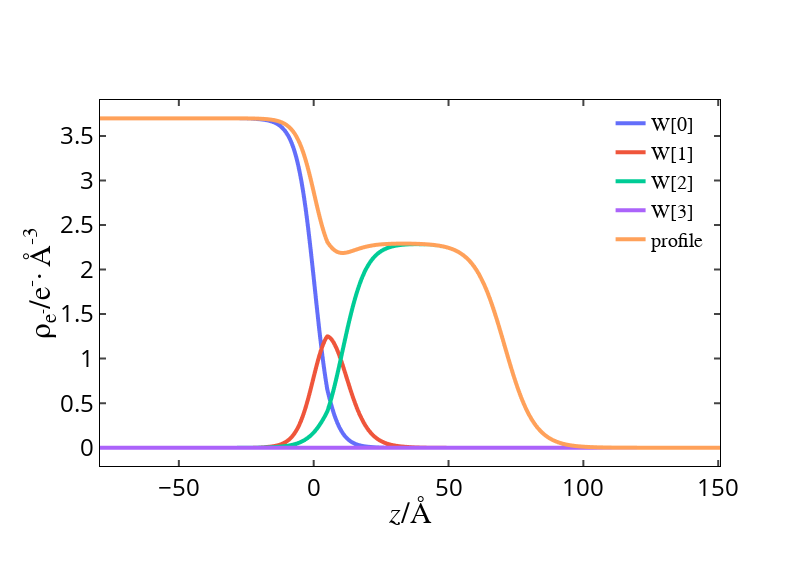

Notebook source saved alongside this figure:
### Markdown cell above
## Calculate electron density profile from reflectivity using the Effective Density Model

### Code cell
electron_density_data = laystack.EffectiveDensitySlicing()
electron_density_data['fig_disp_profile'].show()

### Figure 1 — Plotly figure (JSON) as saved in the notebook; plotly's stock layout.template omitted (floating-point values rounded to 4 significant figures; data arrays with more than 128 entries replaced by an {"elided": "..."} marker saying what was removed)
{"data": [{"legendgroup": "0", "line": {"width": 4}, "mode": "lines", "name": "W[0]", "type": "scattergl", "visible": true, "x": {"elided": "2300 float values"}, "y": {"elided": "2300 float values"}}, {"legendgroup": "1", "line": {"width": 4}, "mode": "lines", "name": "W[1]", "type": "scattergl", "visible": true, "x": {"elided": "2300 float values"}, "y": {"elided": "2300 float values"}}, {"legendgroup": "2", "line": {"width": 4}, "mode": "lines", "name": "W[2]", "type": "scattergl", "visible": true, "x": {"elided": "2300 float values"}, "y": {"elided": "2300 float values"}}, {"legendgroup": "3", "line": {"width": 4}, "mode": "lines", "name": "W[3]", "type": "scattergl", "visible": true, "x": {"elided": "2300 float values"}, "y": {"elided": "2300 int values"}}, {"legendgroup": "profile", "line": {"dash": "solid", "width": 4}, "mode": "lines", "name": "profile", "type": "scattergl", "visible": true, "x": {"elided": "2300 float values"}, "y": {"elided": "2300 float values"}}], "layout": {"autosize": false, "height": 566, "legend": {"bgcolor": "rgba(0, 0, 0, 0)", "borderwidth": 0, "font": {"color": "black", "family": "latin modern roman", "size": 20}, "groupclick": "toggleitem", "itemsizing": "trace", "title": {"font": {"color": "black", "family": "latin modern roman", "size": 24}}, "tracegroupgap": 0, "x": 0.98, "xanchor": "right", "y": 0.99, "yanchor": "top"}, "margin": {"b": 100, "l": 100}, "paper_bgcolor": "rgb(255,255,255)", "plot_bgcolor": "rgb(255,255,255)", "separators": ".,", "width": 800, "xaxis": {"automargin": true, "autorange": true, "gridcolor": "lightgrey", "gridwidth": 1, "linecolor": "black", "mirror": "all", "nticks": 10, "range": [-79.24, 150.7], "showgrid": false, "showline": true, "showticklabels": true, "tickfont": {"color": "black", "size": 24}, "ticklen": 6, "tickmode": "auto", "ticks": "inside", "tickwidth": 2, "title": {"font": {"color": "black", "family": "latin modern roman", "size": 30}, "standoff": 0, "text": "<i>z</i>/<span>&#8491;</span>"}, "type": "linear", "visible": true, "zeroline": false}, "yaxis": {"automargin": true, "autorange": true, "gridcolor": "lightgrey", "gridwidth": 1, "linecolor": "black", "mirror": "all", "nticks": 10, "range": [-0.2054, 3.903], "showgrid": false, "showline": true, "showticklabels": true, "tickfont": {"color": "black", "size": 24}, "ticklen": 6, "tickmode": "auto", "ticks": "inside", "tickwidth": 2, "title": {"font": {"color": "black", "family": "latin modern roman", "size": 30}, "standoff": 0, "text": "&#961;<sub>e<sup>-</sup></sub>/e<sup>-</sup>&#183;&#8201;&#8491;<sup>-3</sup>"}, "type": "linear", "visible": true, "zeroline": false}}}
